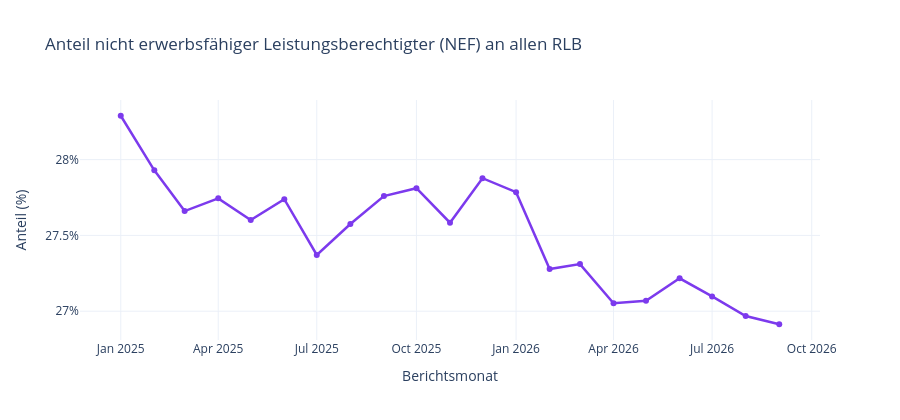

The code cell stored with this chart in its notebook:
### Markdown cell above
## 2. NEF-Anteil an den Regelleistungsberechtigten

Welchen Anteil an allen Regelleistungsberechtigten haben die nicht erwerbsfähigen
Leistungsberechtigten (im Wesentlichen Kinder unter 15 Jahren in der Bedarfsgemeinschaft)?

### Code cell
nef_anteil = (wide["nef"] / wide["rlb"] * 100)

fig = go.Figure()
fig.add_trace(go.Scatter(
    x=wide.index.to_timestamp(), y=nef_anteil, mode="lines+markers",
    line=dict(color="#7c3aed", width=2.5), name="NEF-Anteil an RLB",
))
fig.update_layout(
    title="Anteil nicht erwerbsfähiger Leistungsberechtigter (NEF) an allen RLB",
    xaxis_title="Berichtsmonat", yaxis_title="Anteil (%)", yaxis_ticksuffix="%",
    template="plotly_white", height=420,
)
fig

### Figure 1 — Plotly figure (JSON) as saved in the notebook; plotly's stock layout.template omitted (floating-point values rounded to 4 significant figures)
{"data": [{"line": {"color": "#7c3aed", "width": 2.5}, "mode": "lines+markers", "name": "NEF-Anteil an RLB", "type": "scatter", "x": ["2025-01-01T00:00:00", "2025-02-01T00:00:00", "2025-03-01T00:00:00", "2025-04-01T00:00:00", "2025-05-01T00:00:00", "2025-06-01T00:00:00", "2025-07-01T00:00:00", "2025-08-01T00:00:00", "2025-09-01T00:00:00", "2025-10-01T00:00:00", "2025-11-01T00:00:00", "2025-12-01T00:00:00", "2026-01-01T00:00:00", "2026-02-01T00:00:00", "2026-03-01T00:00:00", "2026-04-01T00:00:00", "2026-05-01T00:00:00", "2026-06-01T00:00:00", "2026-07-01T00:00:00", "2026-08-01T00:00:00", "2026-09-01T00:00:00"], "y": [28.29, 27.93, 27.66, 27.74, 27.6, 27.74, 27.37, 27.58, 27.76, 27.81, 27.58, 27.88, 27.79, 27.28, 27.31, 27.05, 27.07, 27.22, 27.1, 26.97, 26.91]}], "layout": {"height": 420, "title": {"text": "Anteil nicht erwerbsfähiger Leistungsberechtigter (NEF) an allen RLB"}, "xaxis": {"title": {"text": "Berichtsmonat"}}, "yaxis": {"ticksuffix": "%", "title": {"text": "Anteil (%)"}}}}
